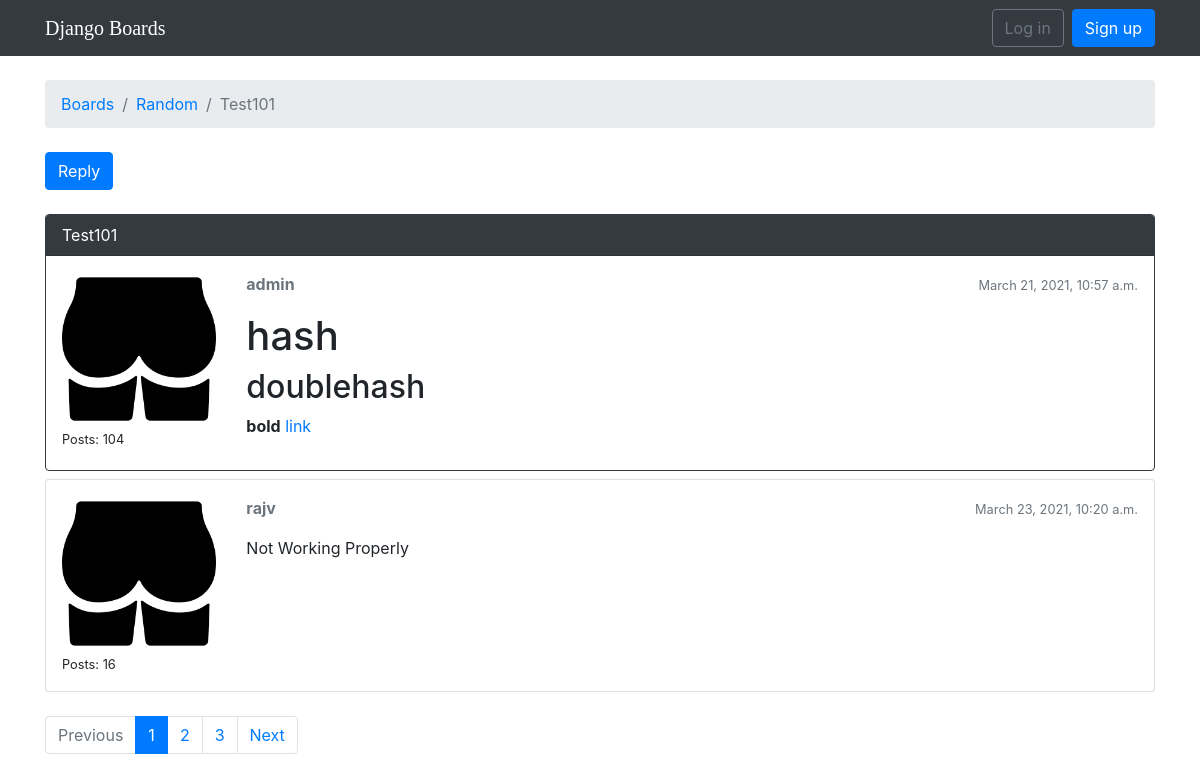
Screenshot of /boards/3/topics/2/ with the database file from the repository.
### boards/models.py (models this page shows, shortened)
class Topic(models.Model):
    subject = models.CharField(max_length=255)
    last_updated = models.DateTimeField(auto_now_add=True)
    board = models.ForeignKey(Board, related_name='topics',on_delete=models.CASCADE)
    starter = models.ForeignKey(User, related_name='topics',on_delete=models.CASCADE)
    views = models.PositiveIntegerField(default=0)

class Board(models.Model):
    name = models.CharField(max_length=30, unique=True)
    description = models.CharField(max_length=100)

class Post(models.Model):
    message = models.TextField(max_length=4000)
    topic = models.ForeignKey(Topic, related_name='posts',on_delete=models.CASCADE,)
    created_at = models.DateTimeField(auto_now_add=True)
    updated_at = models.DateTimeField(null=True)
    created_by = models.ForeignKey(User, related_name='posts',on_delete=models.CASCADE,)
    updated_by = models.ForeignKey(User, null=True, related_name='+',on_delete=models.CASCADE,)
    def get_message_as_markdown(self):
        return mark_safe(markdown(self.message, safe_mode='escape'))

### boards/views.py (the view)
# urls.py: path('boards/<pk>/topics/<topic_pk>/',views.PostListView.as_view(),name='topic_posts'),
class PostListView(ListView):
    model = Post
    context_object_name = 'posts'
    template_name = 'topic_posts.html'
    paginate_by = 2
    def get_context_data(self, **kwargs):
        self.topic.views += 1
        self.topic.save()
        kwargs['topic'] = self.topic
        return super().get_context_data(**kwargs)
    def get_queryset(self):
        self.topic = get_object_or_404(Topic, board__pk=self.kwargs.get('pk'), pk=self.kwargs.get('topic_pk'))
        queryset = self.topic.posts.order_by('created_at')
        return queryset

### templates/topic_posts.html (shortened to what this page needs)
{% extends 'base.html' %} {% load static %}{% load gravatar %} {% block title %}{{ topic.subject }}{% endblock %} {% block breadcrumb %}
<li class="breadcrumb-item"><a href="{% url 'home' %}">Boards</a></li>
<li class="breadcrumb-item"><a href="{% url 'board_topics' topic.board.pk %}">{{ topic.board.name }}</a></li>
<li class="breadcrumb-item active">{{ topic.subject }}</li>
{% endblock %}{% block content %}
<div class="mb-4">
    <a href="{% url 'reply_topic' topic.board.pk topic.pk %}" class="btn btn-primary" role="button">Reply</a>
</div>
{% for post in posts %}
<div class="card {% if forloop.last %}mb-4{% else %}mb-2{% endif %} {% if forloop.first %}border-dark{% endif %}">
    {% if forloop.first %}
    <div class="card-header text-white bg-dark py-2 px-3">{{ topic.subject }}</div>
    {% endif %}
    <div class="card-body p-3">
        <div class="row">
            <div class="col-2">
                <img src="{% static 'img/user.png' %}" alt="{{ post.created_by.username }}" class="w-100">
                <small>Posts: {{ post.created_by.posts.count }}</small>
            </div>
            <div class="col-10">
                <div class="row mb-3">
                    <div class="col-6">
                        <strong class="text-muted">{{ post.created_by.username }}</strong>
                    </div>
                    <div class="col-6 text-right">
                        <small class="text-muted">{{ post.created_at }}</small>
                    </div>
                </div>
                {{ post.get_message_as_markdown }}
            </div>
        </div>
    </div>
</div>
{% endfor %} {% include 'includes/pagination.html' %} {% endblock %}

### templates/base.html (shortened to what this page needs)
{% load static %}
<!DOCTYPE html>
<html>
<head>
    <link rel="stylesheet" href="{% static 'css/bootstrap.min.css' %}">
    <link rel="stylesheet" href="{% static 'css/app.css' %}"> {% block stylesheet %}{% endblock %}
    <link rel="stylesheet" href="https://cdn.jsdelivr.net/simplemde/latest/simplemde.min.css">
</head>
<body>
    {% block body %}
    <nav class="navbar navbar-expand-sm navbar-dark bg-dark">
        <div class="container">
            <a class="navbar-brand" href="{% url 'home' %}">Django Boards</a>
            <div class="collapse navbar-collapse" id="mainMenu">
                {% if user.is_authenticated %}
                <ul class="navbar-nav ml-auto">
                    <li class="nav-item dropdown">
                        <a class="nav-link dropdown-toggle" href="#" id="userMenu" data-toggle="dropdown" aria-haspopup="true" aria-expanded="false">
                    {{ user.username }}
                  </a>
                        <div class="dropdown-menu dropdown-menu-right" aria-labelledby="userMenu">
                            <a class="dropdown-item" href="{% url 'my_account' %}">My account</a>
                            <a class="dropdown-item" href="{% url 'password_change' %}">Change password</a>
                            <div class="dropdown-divider"></div>
                            <a class="dropdown-item" href="{% url 'logout' %}">Log out</a>
                        </div>
                    </li>
                </ul>
                {% else %}
                <form class="form-inline ml-auto">
                    <a href="{% url 'login' %}" class="btn btn-outline-secondary">Log in</a>
                    <a href="{% url 'signup' %}" class="btn btn-primary ml-2">Sign up</a>
                </form>
                {% endif %}
            </div>
        </div>
    </nav>
    <div class="container">
        <ol class="breadcrumb my-4">
            {% block breadcrumb %} {% endblock %}
        </ol>
        {% block content %} {% endblock %}
    </div>
    {% endblock body %}
</body>
</html>

### templates/includes/pagination.html (shortened to what this page needs)
{% if is_paginated %}
<nav aria-label="Topics pagination" class="mb-4">
    <ul class="pagination">
        {% if page_obj.has_previous %}
        <li class="page-item">
            <a class="page-link" href="?page={{ page_obj.previous_page_number }}">Previous</a>
        </li>
        {% else %}
        <li class="page-item disabled">
            <span class="page-link">Previous</span>
        </li>
        {% endif %} {% for page_num in paginator.page_range %} {% if page_obj.number == page_num %}
        <li class="page-item active">
            <span class="page-link">
              {{ page_num }}
            </span>
        </li>
        {% else %}
        <li class="page-item">
            <a class="page-link" href="?page={{ page_num }}">{{ page_num }}</a>
        </li>
        {% endif %} {% endfor %} {% if page_obj.has_next %}
        <li class="page-item">
            <a class="page-link" href="?page={{ page_obj.next_page_number }}">Next</a>
        </li>
        {% else %}
        <li class="page-item disabled">
            <span class="page-link">Next</span>
        </li>
        {% endif %}
    </ul>
</nav>
{% endif %}

### static/css/app.css (style rules this page uses)
.navbar-brand { font-family: 'Iceberg', cursive; }

### rows the page displays
Topic: board.name "Random", subject "Test101"
Post: created_by.posts.count "104", created_by.username "admin", created_at "March 21, 2021, 10:57 a.m.", get_message_as_markdown "hash doublehash bold link"
Post: created_by.posts.count "16", created_by.username "rajv", created_at "March 23, 2021, 10:20 a.m.", get_message_as_markdown "Not Working Properly"

### other values shown
{{ page_num }} "1"
{{ page_num }} "2" "3"
